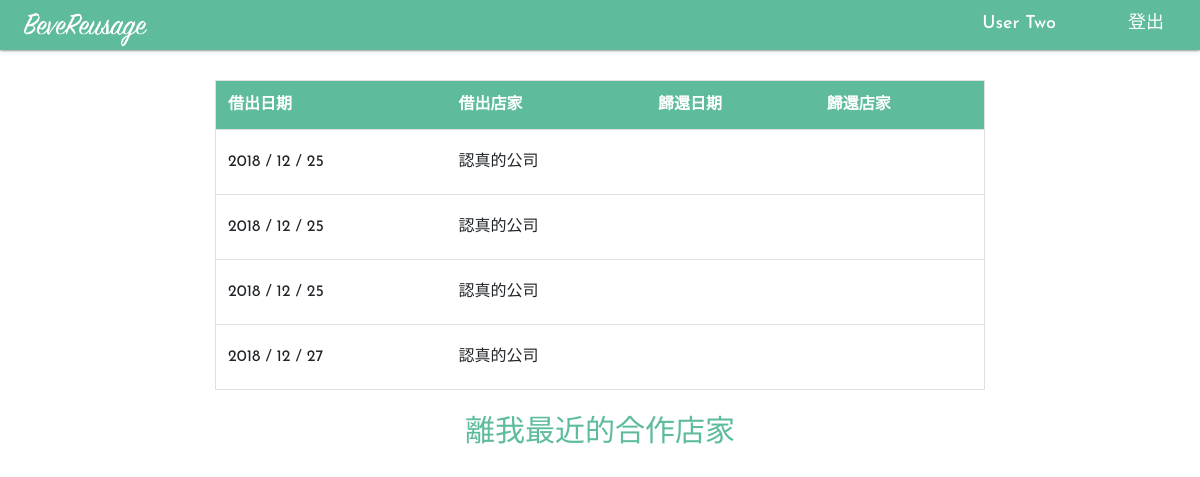
Before: /interaction/customer/mycups/ (signed in) with the older database file.
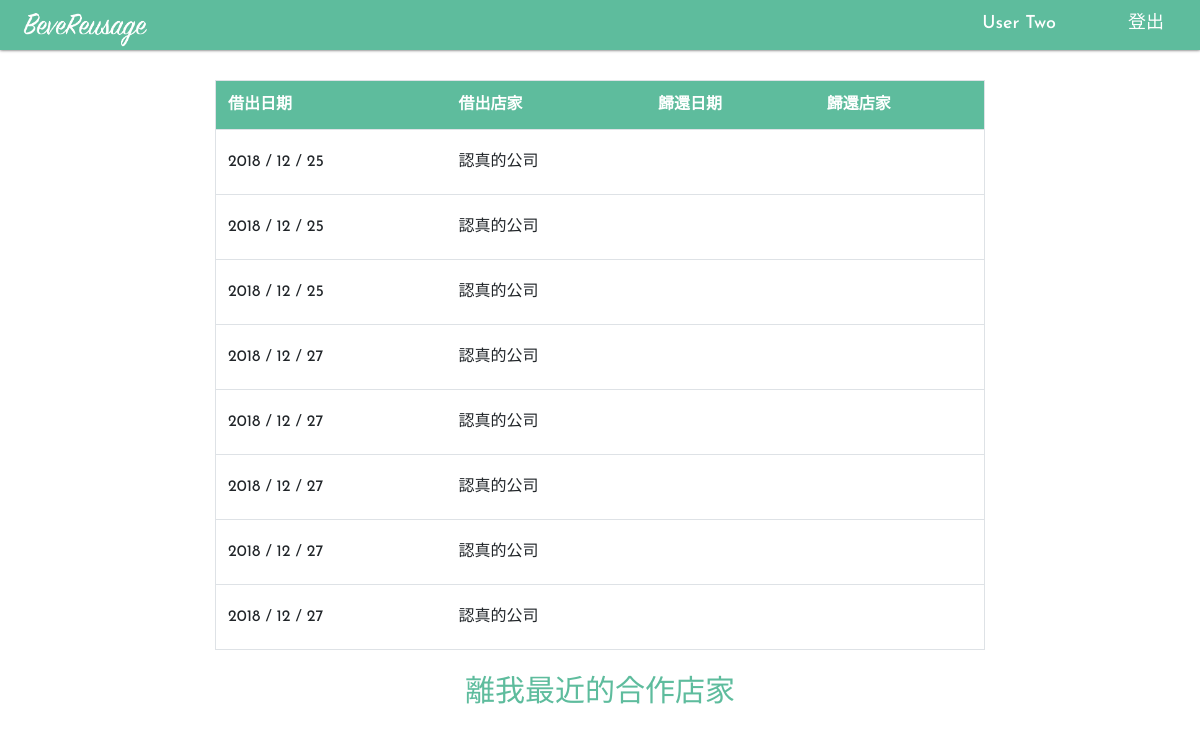
After: the same page with the newer database file.
### interaction/models.py (models this page shows, shortened)
class CupUser(AbstractUser):
    phone_number = models.CharField(blank=True, null=True, max_length=10, help_text='e.g. 0912345678')
    address = models.CharField(blank=True, null=True, max_length=300)
    title = models.CharField(blank=True, null=True, max_length=300)
    is_customer = models.BooleanField(default=False, verbose_name='customer status')
    is_business = models.BooleanField(default=False, verbose_name='business status')
    @property
    def name(self):
        if self.first_name and self.last_name:
            english = r'(^[A-Za-z]+$)'
            if re.match(english, self.first_name+self.last_name):
                return ("%s %s" % (self.first_name, self.last_name))
            else:
                return self.last_name+self.first_name
        elif self.title:
            return self.title
        else:
            return self.username

class Record(models.Model):
    cup = models.ForeignKey('Cup', on_delete=models.SET_NULL, blank=True, null=True)
    user = models.ForeignKey('CupUser', related_name='user', on_delete=models.SET_NULL, blank=True, null=True)
    source = models.ForeignKey('CupUser', related_name='source', on_delete=models.SET_NULL, blank=True, null=True)
    destination = models.ForeignKey('CupUser', related_name='destination', on_delete=models.SET_NULL, blank=True, null=True)
    returned_at = models.DateTimeField(auto_now=True)        # record 被更新的時間就是杯子被還回來的時間
    loaned_out_at = models.DateTimeField(auto_now_add=True)  # 杯子被租出去的時間就是 record 建立的時間
    class meta:
        ordering = ['-loaned_out_at']

### interaction/views/customer.py (the view)
# urls.py: path('customer/mycups/', customer.CustomerRecordListView.as_view(), name='customer-view-cups'),
class CustomerRecordListView(LoginRequiredMixin, ListView):
    model = Record
    template_name ='customer_record.html'
    context_object_name = 'checked_out_records' # default is 'record_list'
    paginate_by = 10
    def get_queryset(self):
        return Record.objects.filter(user=self.request.user).order_by('loaned_out_at')

### interaction/templates/customer_record.html (shortened to what this page needs)
{% extends "base_generic.html" %}
{% block content %}
  <div class="table_sec col-md-8">
  {% if checked_out_records %}
    <table class="table table-hover">
      <thead class="table-head">
        <tr>
          <th scope="col">借出日期</th>
          <th scope="col">借出店家</th>
          <th scope="col">歸還日期</th>
          <th scope="col">歸還店家</th>
        </tr>
      </thead>
      {% for record in checked_out_records %}
      <tbody>
        <tr>
          <td>{{ record.loaned_out_at|date:"Y / m / d" }}</td>
          <td>{{ record.source.name }}</td>
          <td>{% if record.destination %} {{ record.returned_at|date:"Y / m / d" }} {% endif %}</td>
          <td>{{ record.destination.name }}</td>
        </tr>
      </tbody>
      {% endfor %}
    </table>
    {% else %}
      <p>你還沒有租借杯子紀錄</p>
    {% endif %}
  </div>
  <div class="col-md-12">
    <h1>離我最近的合作店家</h1>
  </div>
{% endblock %}

### interaction/templates/base_generic.html (shortened to what this page needs)
<!DOCTYPE html>
<html lang="en">
<head>
  <link href="https://stackpath.bootstrapcdn.com/bootstrap/4.1.3/css/bootstrap.min.css" rel="stylesheet">
  <link rel="stylesheet" href="https://use.fontawesome.com/releases/v5.6.3/css/all.css">
  {% load static %}
  <link rel="stylesheet" href="{% static 'css/styles.css' %}">
</head>
<body data-spy="scroll" data-target="#navbarNav" data-offset="10">
  <div class="container-fluid">
    {% include "nav_bar.html" %}
    <div class="row">
      {% block content %}{% endblock %}
    </div>
  </div>
</body>
</html>

### interaction/templates/nav_bar.html (shortened to what this page needs)
<nav class="col-12 navbar">
  <a class="logo" href="{% url 'index' %}">
    <img class="navbar-logo" src="../static/asset/1x/logo word.png" alt="">
  </a>
  <div class="nav-toggler navbar-collapse">
    <div class="menu">
      <ul class="nav-list">
          {% if user.is_authenticated %}
            {% if user.is_customer %}
              <li class="nav-item"><a class="nav-link" href="{% url 'customer-view-cups' %}">{{ user.name }}</a></li>
            {% elif user.is_business %}
              <li class="nav-item"><a class="nav-link" href="{% url 'business-manage-cups' %}">{{ user.name }}</a></li>
            {% else %}
              <li class="nav-item nav-link"></li>
              <li class="nav-item"><a class="nav-link" href="">你是 {{ user.name }}</a></li>
              <li class="nav-item"><a class="nav-link" href="{% url 'customer-view-cups' %}">顧客頁面</a></li>
              <li class="nav-item"><a class="nav-link" href="{% url 'business-manage-cups' %}">商家頁面</a></li>
            {% endif %}
            <li class="nav-item"><a class="nav-link" href="{% url 'logout' %}?next="/" ">登出</a></li>
          {% endif %}
        </ul>
    </div>
  </div>
</nav>

### interaction/static/css/styles.css (style rules this page uses)
body, html { position: relative; padding:0; margin:0; width:100vw; font-family: 'Josefin Sans', sans-serif,'LiHei Pro'; }
html { scroll-behavior: smooth; }
:root { --color-main:#5EBC9D; --color-text:#ffffff; --color-second:#efefef; --color-shadow:#454545; --color-warning:#FFAE51; --color-btn:#49937B; --color-light:#9DDDC8; }
.row { justify-content: center; align-items: center; margin:0; width: 100%; }
.container-fluid { padding:0; }
.navbar { display: flex; flex-direction: row nowrap; justify-content: space-between; position: relative; height:50px; z-index: 100; left:0; right:0; background-color:var(--color-main); box-shadow: 0px 0px 3px var(--color-shadow); transition: 0.5s; padding:0px 10px ; }
.nav-list { height:100vh !important; display: flex; flex-direction: column; justify-content: center; }
.logo { display: flex; justify-content: center; align-items: center; z-index: 101; font-weight:500; font-size: 20px; color:var(--color-text); }
.menu { display: flex; flex-direction: column; justify-content: center; align-items: center; overflow: hidden; height: 0; transition: height 1s; position: absolute; top:0; right:0; left: 0; background-color: var(--color-main); }
ul { list-style: none; padding: 0; }
.nav-list { top:50px; height:50px; }
.nav-item { display: flex; justify-content: center; padding:15px 0px; }
.nav-link { display: block; color:var(--color-text); font-size:20px; font-weight:500; text-decoration: none; transition: all 0.3s; height:100%; }
.nav-link::after { display: block; opacity:0; content: ""; height:2px; background-color: var(--color-text); }
h1 { color: var(--color-main); text-align: center; font-size:30px; padding:10px 0; width: 100%; }
td { padding: 5px 5px; }
.table_sec { padding-top:30px; display: flex; justify-content: center; }
.table { border-radius: 5px; border:1px solid #dee2e6; }
.table-head { background-color: var(--color-main); color: var(--color-text); }
.table tbody+tbody { border-top:1px solid #dee2e6; }
.table td { vertical-align: center; }
td { line-height: 40px; }
.table thead th { border:none; }
@media only screen and (min-width:650px) { .logo { z-index: 1; } }
@media only screen and (min-width:650px) { .nav-toggler { display: flex; justify-content: space-between; } }
@media only screen and (min-width:650px) { .navbar-logo { height:50px; width:150px; } }
@media only screen and (min-width:650px) { .menu { flex-direction: row; justify-content: flex-end; top:0; float: right; height: 50px; transition: none; background-color: none; padding-top: 10px; padding-bottom: 10px; } }
@media only screen and (min-width:650px) { .nav-list { display: flex; flex-direction: row; height:100% !important; } }
@media only screen and (min-width:650px) { .nav-item { padding:0px 20px; } }
@media only screen and (min-width:650px) { .nav-link { font-size: 18px; } }
@media only screen and (min-width:650px) { .navbar { background-color: none; } }
@media only screen and (min-width:650px) { .nav-list { height:30px; } }
@media only screen and (min-width:650px) { .menu { background-color: transparent; top:0; flex-direction: row; align-items: flex-start; overflow: unset; } }
@media only screen and (min-width:650px) { .nav-link { padding-top:0px; } }

Changed rows visible on the page:
added Record: loaned_out_at "2018 / 12 / 27", source.name "認真的公司"
added Record: loaned_out_at "2018 / 12 / 27", source.name "認真的公司"
added Record: loaned_out_at "2018 / 12 / 27", source.name "認真的公司"
added Record: loaned_out_at "2018 / 12 / 27", source.name "認真的公司"
